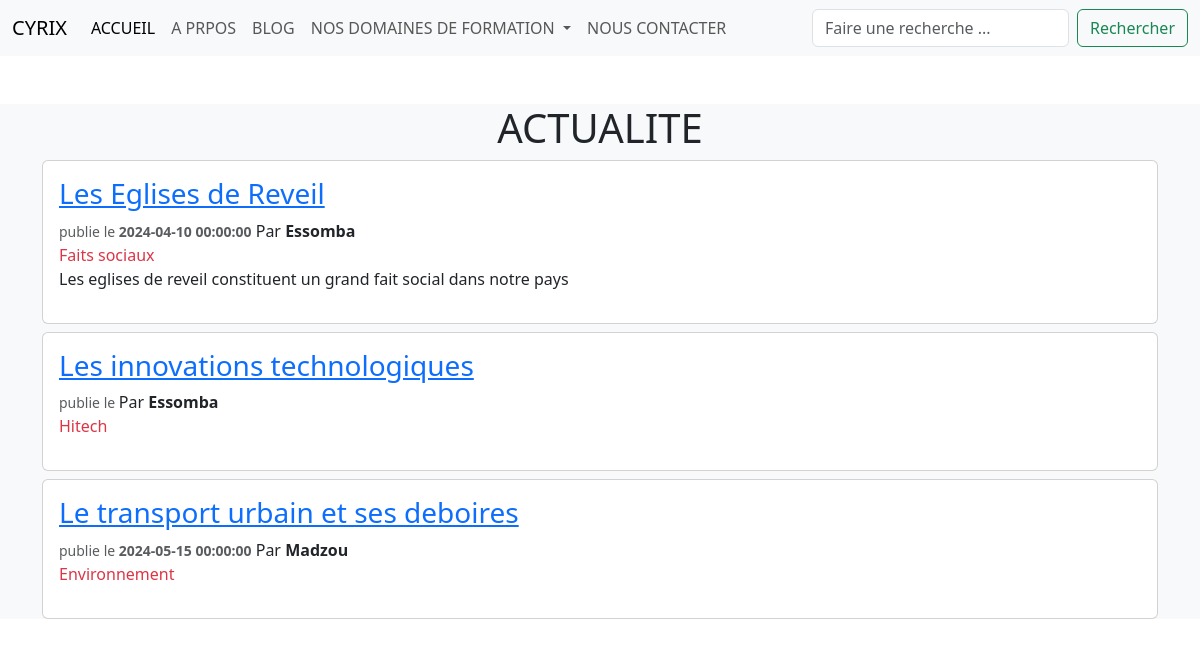
/blog/index.php, run on the app's committed database.
### tables this page shows
CREATE TABLE `articles` (
  `id` int(11) NOT NULL,
  `titre` varchar(200) NOT NULL,
  `corps` text DEFAULT NULL,
  `publie_a` datetime DEFAULT NULL,
  `actif` tinyint(1) DEFAULT 1,
  `auteur_id` int(11) DEFAULT NULL,
  `category_id` int(11) DEFAULT NULL
);

CREATE TABLE `auteurs` (
  `id` int(11) NOT NULL,
  `nom` varchar(50) NOT NULL,
  `prenom` varchar(60) DEFAULT NULL,
  `telephone` varchar(14) DEFAULT NULL,
  `nationalite` int(11) DEFAULT NULL
);

CREATE TABLE `categories` (
  `id` int(11) NOT NULL,
  `nom` varchar(50) NOT NULL,
  `description` text DEFAULT NULL,
  `actif` tinyint(1) DEFAULT 1
);

### blog/index.php (the view, shortened to what this page needs)
<!DOCTYPE html>
<html lang="en">
<head>
    <link rel="stylesheet" href="../assets/css/bootstrap.css">
    <link rel="stylesheet" href="../assets/css/style.css">
</head>
<body>
    <?php include('../includes/menu.php') ?>
    <?php
        try{
            $conn = new PDO('mysql:host=localhost;dbname=tds4_db;charset=utf8', 'root', '');
            $string = "select a.id,titre,au.nom auteur,c.nom categorie,a.corps,publie_a date from articles a, categories c,auteurs au where a.category_id = c.id AND a.auteur_id = au.id";
            $requete = $conn->prepare($string);
            $requete->execute();
            $articles = $requete->fetchAll();
        }
        catch(Exception $ex){
            echo "Erreur de connexion : ".$ex->getMessage();
        }
    ?>
    <div class="bg-light">
        <div class="container mt-5">
            <h1 class="text-center">ACTUALITE</h1>
            <div>
                <?php foreach($articles as $art):  ?>
                    <div class="card mt-2">
                        <div class="card-body">
                            <h3 class="title"><a href="/cyrix/blog/article.php?id=<?= $art['id']?>"><?= $art['titre'] ?></a></h3>
                            <div class="">
                                <small class="text-muted">publie le <strong><?= $art['date'] ?></strong></small>
                                <span>Par <strong><?= $art['auteur'] ?></strong></span> <br>
                                <span class="text-bold text-danger"><?= $art['categorie'] ?></span>
                                <p>
                                    <?= $art['corps'] ?>
                                </p>
                            </div>
                        </div>
                    </div>
                <?php endforeach ?>
            </div>
        </div>
    </div>
</body>
</html>

### includes/menu.php (shortened to what this page needs)
<nav class="navbar navbar-expand-lg bg-body-tertiary">
  <div class="container-fluid">
    <a class="navbar-brand" href="#">CYRIX</a>
    <div class="collapse navbar-collapse" id="navbarSupportedContent">
      <ul class="navbar-nav me-auto mb-2 mb-lg-0">
        <li class="nav-item">
          <a class="nav-link active" aria-current="page" href="/cyrix/">ACCUEIL</a>
        </li>
        <li class="nav-item">
          <a class="nav-link" href="/cyrix/about-us.php">A PRPOS</a>
        </li>
        <li class="nav-item">
          <a class="nav-link" href="/cyrix/blog/index.php">BLOG</a>
        </li>
        <li class="nav-item dropdown">
          <a class="nav-link dropdown-toggle" href="#" role="button" data-bs-toggle="dropdown" aria-expanded="false">
            NOS DOMAINES DE FORMATION
          </a>
        </li>
        <li class="nav-item">
          <a class="nav-link" href="/cyrix/pages/contact.php">NOUS CONTACTER</a>
        </li>
      </ul>
      <form class="d-flex" role="search">
        <input class="form-control me-2" type="search" placeholder="Faire une recherche ..." aria-label="Search">
        <button class="btn btn-outline-success" type="submit">Rechercher</button>
      </form>
    </div>
  </div>
</nav>

### data on the page
articles: titre "Les Eglises de Reveil", publie_a "2024-04-10 00:00:00", auteur.nom "Essomba", category.nom "Faits sociaux", corps "Les eglises de reveil constituent un grand fait social dans notre pays"
articles: titre "Les innovations technologiques", auteur.nom "Essomba", category.nom "Hitech"
articles: titre "Le transport urbain et ses deboires", publie_a "2024-05-15 00:00:00", auteur.nom "Madzou", category.nom "Environnement"
